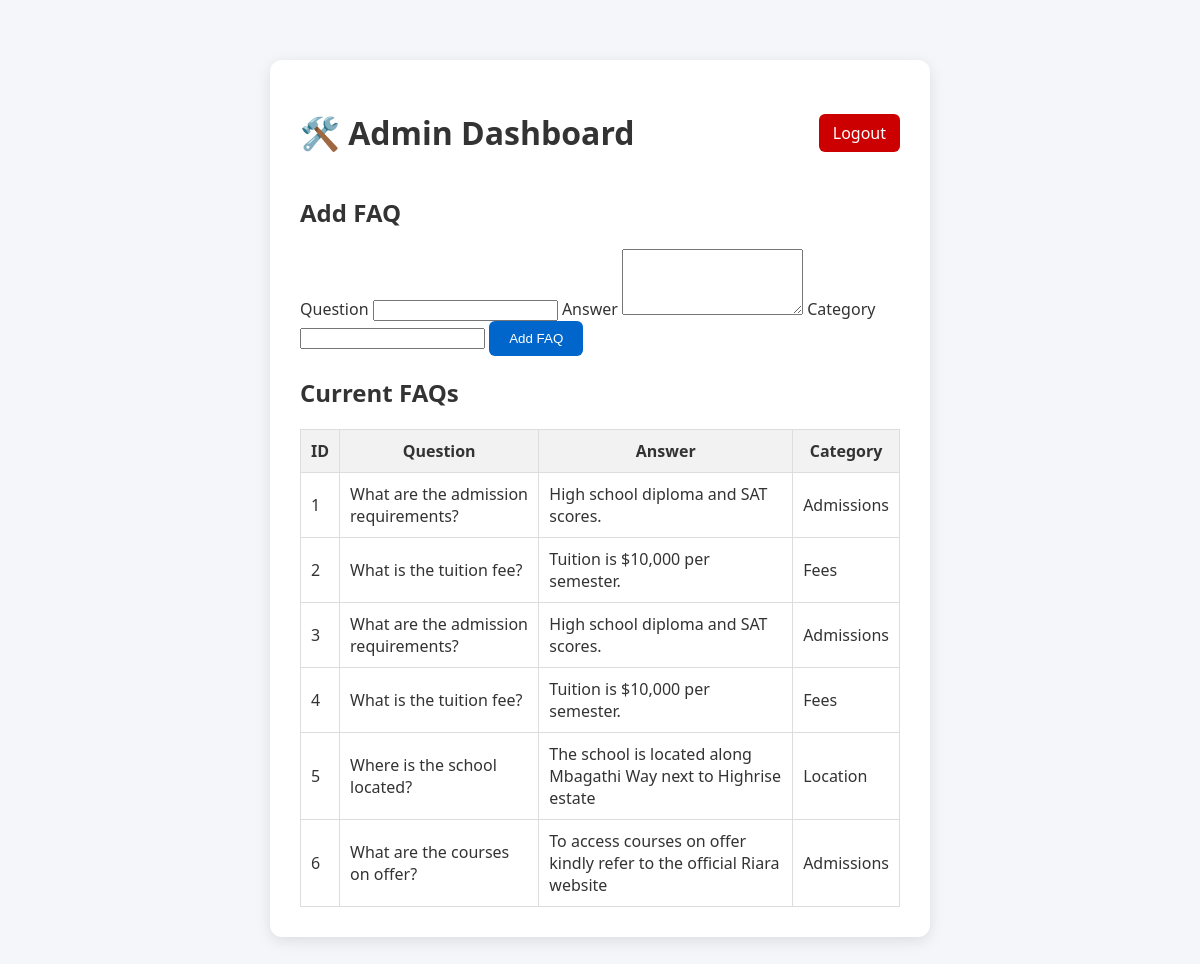
/admin/dashboard (signed in), run on an earlier commit of the app's database.
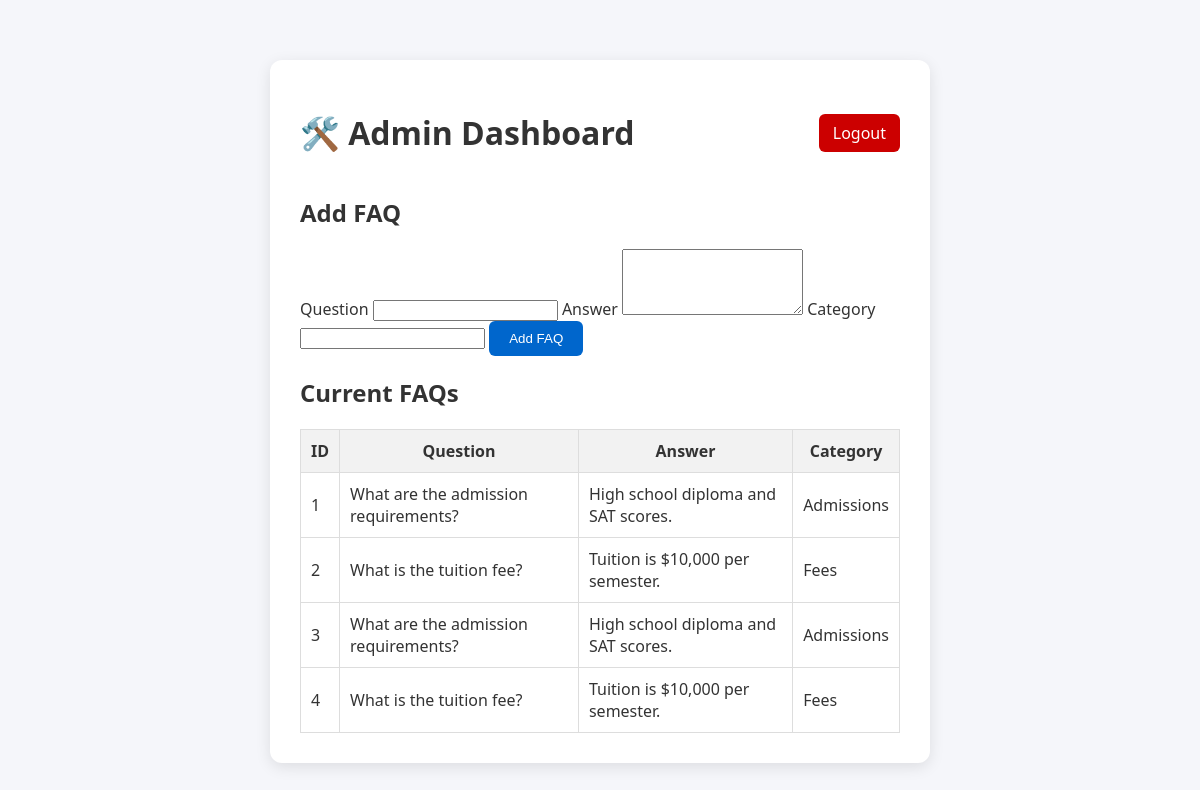
And on a later commit of the database.
### tables this page shows
CREATE TABLE KnowledgeBase (
                 EntryID INTEGER PRIMARY KEY AUTOINCREMENT,
                 Question TEXT,
                 Answer TEXT,
                 Category TEXT,
                 LastUpdated DATETIME
                 );

### app.py (the view, shortened to what this page needs)
@app.route('/admin/dashboard', methods=['GET', 'POST'])
def admin_dashboard():
    if 'admin' not in session:
        return redirect(url_for('admin_login'))
    return render_template('admin_dashboard.html', faqs=get_faqs())

### database.py (called while the page is built)
def get_faqs():
    conn = sqlite3.connect('chatbot.db')
    c = conn.cursor()
    c.execute("SELECT EntryID, Question, Answer, Category FROM KnowledgeBase")
    faqs = c.fetchall()
    conn.close()
    return faqs

### templates/admin_dashboard.html (shortened to what this page needs)
<!DOCTYPE html>
<html lang="en">
<head>
    <link rel="stylesheet" href="{{ url_for('static', filename='css/style.css') }}">
</head>
<body class="admin-page">
    <div class="admin-container">
        <header class="admin-header">
            <h1>🛠️ Admin Dashboard</h1>
            <a href="{{ url_for('admin_logout') }}" class="logout-btn">Logout</a>
        </header>
        <section class="form-section">
            <h2>Add FAQ</h2>
            <form method="POST" class="faq-form">
                <label>Question</label>
                <input type="text" name="question" required>
                <label>Answer</label>
                <textarea name="answer" rows="4" required></textarea>
                <label>Category</label>
                <input type="text" name="category" required>
                <button type="submit" class="primary-btn">Add FAQ</button>
            </form>
        </section>
        <section class="table-section">
            <h2>Current FAQs</h2>
            <table>
                <thead>
                    <tr>
                        <th>ID</th>
                        <th>Question</th>
                        <th>Answer</th>
                        <th>Category</th>
                    </tr>
                </thead>
                <tbody>
                    {% for faq in faqs %}
                        <tr>
                            <td>{{ faq[0] }}</td>
                            <td>{{ faq[1] }}</td>
                            <td>{{ faq[2] }}</td>
                            <td>{{ faq[3] }}</td>
                        </tr>
                    {% endfor %}
                </tbody>
            </table>
        </section>
    </div>
</body>
</html>

### static/css/style.css (style rules this page uses)
body { font-family: 'Segoe UI', Tahoma, sans-serif; margin: 0; background-color: #f5f6fa; color: #333; }
.admin-container, .login-container { max-width: 600px; margin: 60px auto; background: #fff; padding: 30px; border-radius: 12px; box-shadow: 0 4px 15px rgba(0,0,0,0.1); }
.admin-header { display: flex; justify-content: space-between; align-items: center; }
.logout-btn { text-decoration: none; background: #cc0000; color: white; padding: 8px 14px; border-radius: 6px; transition: background 0.3s ease; }
.primary-btn { background: #0066cc; color: white; border: none; padding: 10px 20px; border-radius: 6px; cursor: pointer; }
table { width: 100%; border-collapse: collapse; margin-top: 15px; }
th, td { border: 1px solid #ddd; padding: 10px; }
th { background: #f2f2f2; }

What changed in the data, as far as the page shows it:
removed KnowledgeBase: EntryID "5", Question "Where is the school located?", Answer "The school is located along Mbagathi Way next to Highrise estate", Category "Location"
removed KnowledgeBase: EntryID "6", Question "What are the courses on offer?", Answer "To access courses on offer kindly refer to the official Riara website", Category "Admissions"
